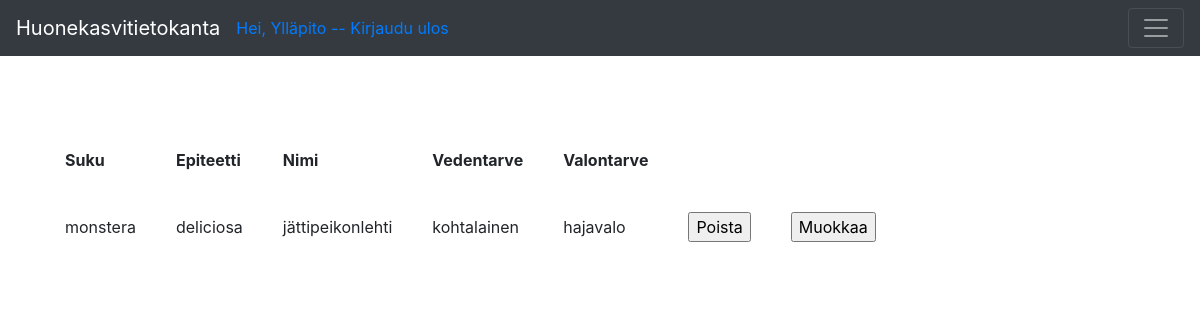
The app's page /species (signed in), older data.
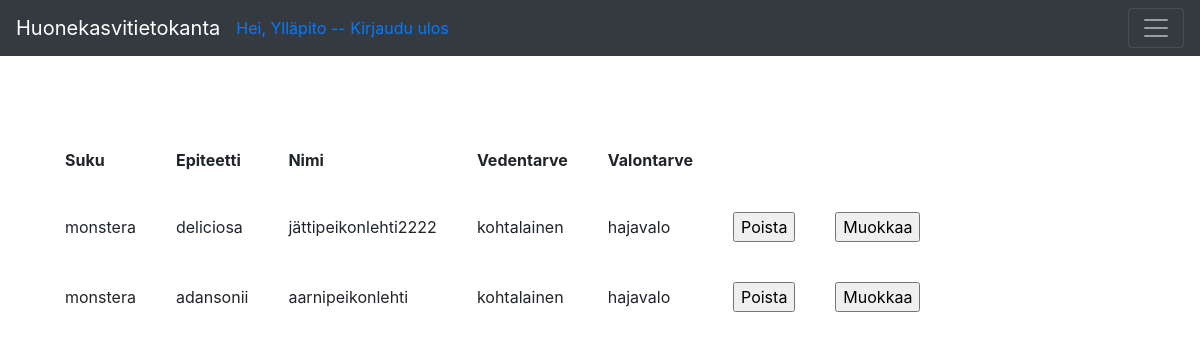
The same page, newer data.
### application/auth/models.py (models this page shows, shortened)
class User(db.Model):
    __tablename__ = "account"
    id = db.Column(db.Integer, primary_key=True)
    date_created = db.Column(db.DateTime, default=db.func.current_timestamp())
    name = db.Column(db.String(144), nullable=False)
    username = db.Column(db.String(144), nullable=False, unique=True)
    password = db.Column(db.String(144), nullable=False)
    plants = db.relationship("Plant", backref='account', lazy=True)

### application/species/models.py (models this page shows, shortened)
class Species(Base):
    __tablename__ = "species"
    genus = db.Column(db.String(144), nullable=False)
    epithet = db.Column(db.String(144), nullable=False)
    water = db.Column(db.String(144), nullable=False)
    light = db.Column(db.String(144), nullable=False)
    plants = db.relationship('Plant', backref='plant_species', lazy=True)

### application/species/views.py (the view)
@app.route("/species", methods=["GET"])
@login_required
def species_index():
    return render_template("species/list.html", species = Species.query.all())

### application/__init__.py (called while the page is built)
@login_manager.user_loader
def load_user(user_id):
    return User.query.get(user_id)

### application/templates/species/list.html
{% extends "layout.html" %}
{% block body %}
  <table cellpadding="20">
    <tr>
      <th>Suku</th>
      <th>Epiteetti</th>
      <th>Nimi</th>
      <th>Vedentarve</th>
      <th>Valontarve</th>
    </tr>
    {% for species in species %}
    <tr>
      <td>{{ species.genus }}</td>
      <td>{{ species.epithet }}</td>
      <td>{{ species.name }}</td>
      <td>{{ species.water }}</td>
      <td>{{ species.light }}</td>
      <td>
          <form method="POST" action="{{ url_for('species_delete', species_id=species.id) }}">
            <input type="submit" value="Poista"/>
          </form>
              </td>
              <td>
                  <form method="POST" action="{{ url_for('species_edit', species_id=species.id) }}">
                    <input type="submit" value="Muokkaa"/>
                  </form>
                      </td>
      <td>
            </td>
    </tr>
    {% endfor %}
  </table>
{% endblock %}

### application/templates/layout.html (shortened to what this page needs)
<!DOCTYPE html>
<html>
  <head>
    <link rel="stylesheet"
          href= "https://stackpath.bootstrapcdn.com/bootstrap/4.3.1/css/bootstrap.min.css">
  </head>
  <body>
<nav class="navbar navbar-dark bg-dark">
    <a class="navbar-brand" href="#">Huonekasvitietokanta</a>
    {% if current_user.is_authenticated %}
        <a href="{{ url_for('auth_logout') }}">Hei, {{ current_user.name }} -- Kirjaudu ulos</a>
        {% else %}
        </li><a class= "nav-link" href="{{ url_for('auth_login') }}">Kirjaudu sisään</a>
        <a class="nav-link" href="{{ url_for('auth_new') }}">Luo tunnus</a>
        {% endif %}
    <button class="navbar-toggler ml-auto"
                type="button"
                data-toggle="collapse"
                data-target="#navbarSupportedContent1">
            <span class="navbar-toggler-icon my-toggler">
          </span>
        </button>
  </nav>
<main role="main" class="container">
    <br>
    <br>
    <br>
    {% block body %}{% endblock %}
  </body>
</html>

Row changes from the older to the newer data that the page shows:
changed Species "deliciosa": name "jättipeikonlehti" → "jättipeikonlehti2222"
added Species: genus "monstera", epithet "adansonii", name "aarnipeikonlehti", water "kohtalainen", light "hajavalo"
